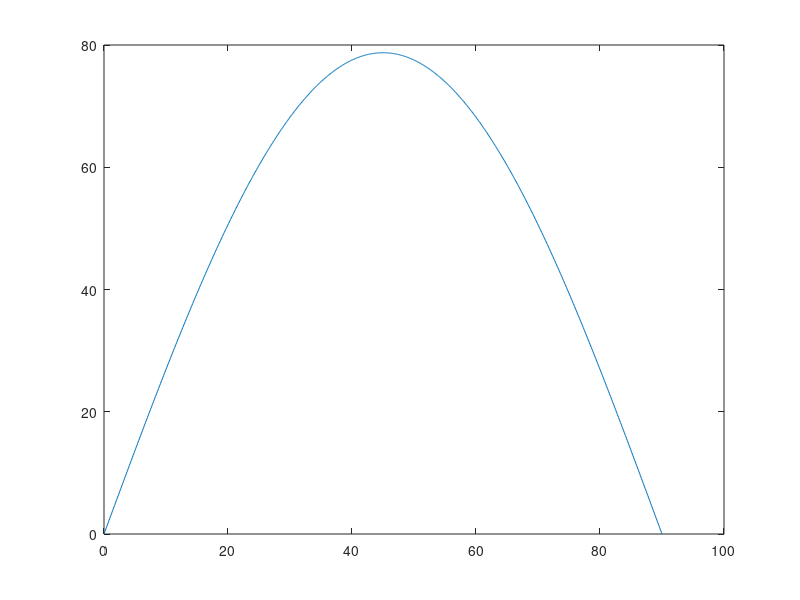

Here is the MATLAB script that generated this plot:
v = 100 * 1000/3600;
theta = 0:0.1:90;
xdot = v * cosd(theta);
ydot = v * sind(theta);
ydotdot = -9.8;
t1 = -ydot / ydotdot;
2 * t1 .* xdot;
plot(theta, ans);